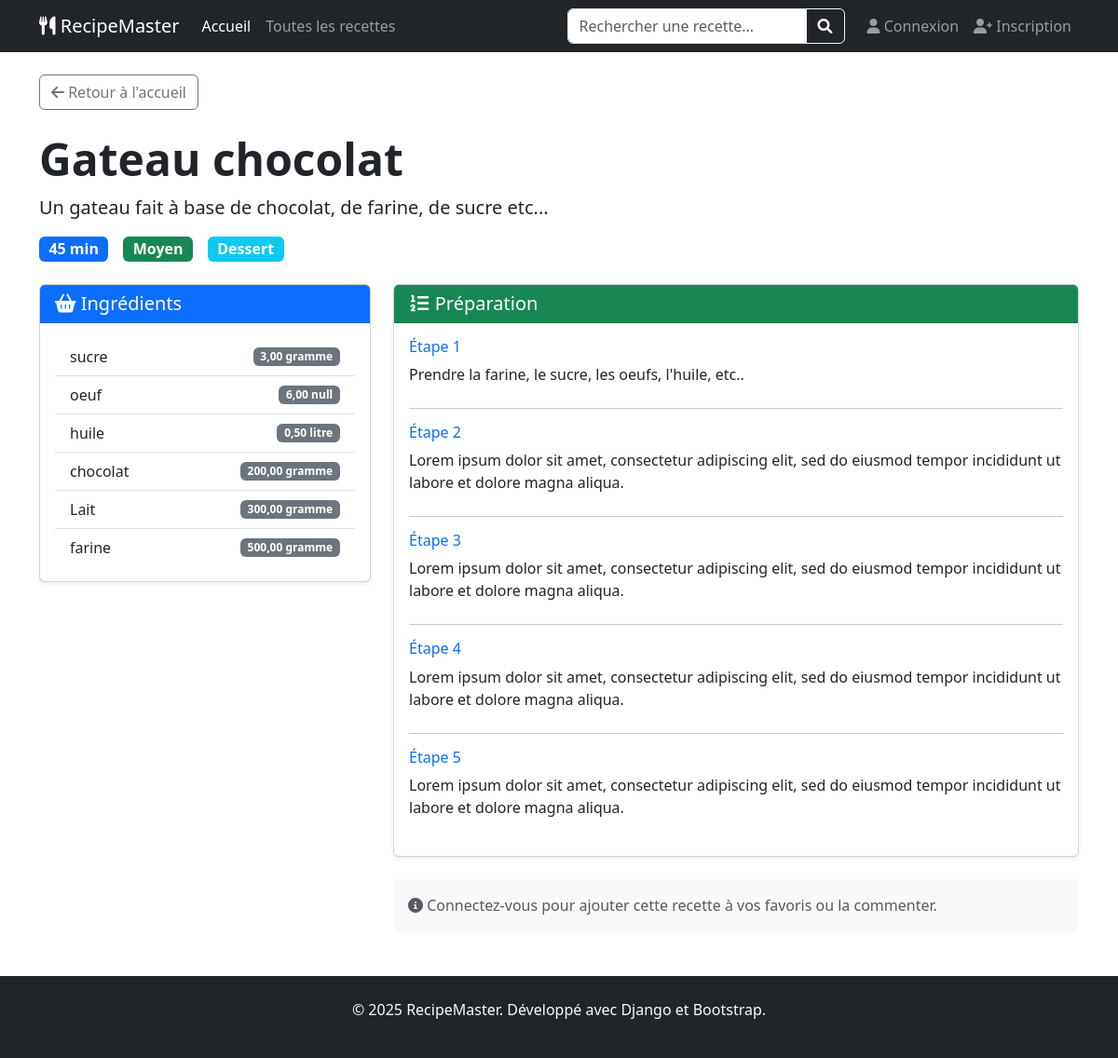
The page /recette/2/ on the database its author committed.
### recipes/models.py (models this page shows, shortened)
class Recipe(models.Model):
    DIFFICULTE_CHOICES = [
        ('facile', 'Facile'),
        ('moyen', 'Moyen'),
        ('difficile', 'Difficile'),
    ]
    titre = models.CharField(
        max_length=100,
        unique=True,
        verbose_name="Titre de la recette"  # ✅ Correction orthographe
    )
    categorie = models.ForeignKey(
        Category,
        on_delete=models.SET_NULL,  # Si on supprime la catégorie, la recette garde sa catégorie vide
        null=True,
        blank=True,
        related_name='recettes',
        verbose_name='Catégorie'
    )
    description = models.TextField(  # ✅ TextField au lieu de CharField pour texte long
        max_length=1000,
        verbose_name='Description'
    )
    temps_preparation = models.PositiveIntegerField(  # ✅ Temps en minutes
        verbose_name="Temps de préparation (minutes)"
    )
    difficulte = models.CharField(
        max_length=20,
        choices=DIFFICULTE_CHOICES,
        default='moyen',
        verbose_name="Niveau de difficulté"
    )
    date_creation = models.DateTimeField(auto_now_add=True)
    date_modification = models.DateTimeField(auto_now=True)
    class Meta:
        verbose_name = 'Recette'  # ✅ Orthographe
        verbose_name_plural = 'Recettes'
        ordering = ['titre']  # ✅ Ordre par titre

class Category(models.Model):
    nom = models.CharField(
        max_length=50,
        unique=True,
        verbose_name="Nom de la catégorie"
    )
    class Meta:
        verbose_name = 'Catégorie'
        verbose_name_plural = 'Catégories'
        ordering = ['nom']

class RecipeIngredient(models.Model):
    recette = models.ForeignKey(
        Recipe,
        on_delete=models.CASCADE,
        related_name='ingredients_recette'
    )
    ingredient = models.ForeignKey(
        'ingredients.Ingredient',  # Référence à l'app ingredients
        on_delete=models.CASCADE
    )
    quantite = models.DecimalField(  #  Pour gérer 0.5, 2.5, etc.
        max_digits=6,
        decimal_places=2,
        verbose_name="Quantité"
    )
    unite = models.CharField(
        max_length=20,
        verbose_name="Unité de mesure",
        help_text="Ex: g, kg, ml, L, cuillère à soupe, pincée..."
    )
    class Meta:
        verbose_name_plural = "Ingredients de la recette"
        unique_together = ['recette', 'ingredient']  #  Évite les doublons

class RecipeStep(models.Model):  #
    recette = models.ForeignKey(
        Recipe,
        on_delete=models.CASCADE,
        related_name='etapes'
    )
    ordre = models.PositiveIntegerField(verbose_name="Ordre de l'étape")
    description = models.TextField(
        verbose_name="Description de l'étape"
    )
    class Meta:
        verbose_name = 'Étape de préparation'
        verbose_name_plural = 'Étapes de préparation'
        ordering = ['recette', 'ordre']  # ✅ Trie par recette puis ordre

### ingredients/models.py (models this page shows, shortened)
class Ingredient (models.Model):
    nom = models.CharField(
         max_length=50, unique= True, verbose_name= "Nom de l'ingrédient"
         )
    categorie = models.CharField(
        max_length=30,
        choices=[
            ('legume', 'Légume'),
            ('fruit', 'Fruit'),
            ('viande', 'Viande'),
            ('poisson', 'Poisson'),
            ('epice', 'Épice'),
            ('laitier', 'Laitier'),
            ('feculent', 'Féculent'),
        ],
        default='legume',
        verbose_name="Catégorie alimentaire"
    )
    date_creation = models.DateTimeField(auto_now_add= True)
    date_modification = models.DateTimeField(auto_now= True)
    class Meta:
        verbose_name = "Ingrédient"
        verbose_name_plural = "Ingrédients"
        ordering = ['nom'] #Trier par nom par défaut

### recipes/views.py (the view)
# urls.py: path('recette/<int:recipe_id>/', recipe_detail, name='recipe_detail'),
def recipe_detail(request, recipe_id):
    recipe = get_object_or_404(Recipe, id=recipe_id)
    ingredients = recipe.ingredients_recette.all()
    etapes = recipe.etapes.all().order_by('ordre')
    context = {
        'recipe': recipe,
        'ingredients': ingredients,
        'etapes': etapes,
    }
    return render(request, 'recipes/recipe_detail.html', context)

### recipes/templates/recipes/recipe_detail.html (shortened to what this page needs)
{% extends 'recipes/base.html' %}
{% block content %}
<div class="container mt-4">
    <a href="{% url 'home' %}" class="btn btn-outline-secondary mb-4">
        <i class="fas fa-arrow-left"></i> Retour à l'accueil
    </a>
    <div class="row">
        <div class="col-lg-8">
            <h1 class="display-5 fw-bold">{{ recipe.titre }}</h1>
            <p class="lead">{{ recipe.description }}</p>
            <div class="d-flex gap-3 mb-4">
                <span class="badge bg-primary fs-6">{{ recipe.temps_preparation }} min</span>
                <span class="badge bg-success fs-6">{{ recipe.difficulte|title }}</span>
                <span class="badge bg-info fs-6">{{ recipe.categorie.nom }}</span>
            </div>
        </div>
    </div>
    <div class="row">
        <div class="col-lg-4">
            <div class="card shadow-sm">
                <div class="card-header bg-primary text-white">
                    <h5 class="mb-0"><i class="fas fa-shopping-basket"></i> Ingrédients</h5>
                </div>
                <div class="card-body">
                    <ul class="list-group list-group-flush">
                        {% for ingredient in ingredients %}
                        <li class="list-group-item d-flex justify-content-between align-items-center">
                            {{ ingredient.ingredient.nom }}
                            <span class="badge bg-secondary">
                                {{ ingredient.quantite }} {{ ingredient.unite }}
                            </span>
                        </li>
                        {% empty %}
                        <li class="list-group-item text-muted">Aucun ingrédient renseigné</li>
                        {% endfor %}
                    </ul>
                </div>
            </div>
        </div>
        <div class="col-lg-8">
            <div class="card shadow-sm">
                <div class="card-header bg-success text-white">
                    <h5 class="mb-0"><i class="fas fa-list-ol"></i> Préparation</h5>
                </div>
                <div class="card-body">
                    {% for etape in etapes %}
                    <div class="mb-4">
                        <h6 class="text-primary">Étape {{ etape.ordre }}</h6>
                        <p class="mb-0">{{ etape.description }}</p>
                    </div>
                    {% if not forloop.last %}<hr>{% endif %}
                    {% empty %}
                    <p class="text-muted">Aucune étape renseignée</p>
                    {% endfor %}
                </div>
            </div>
            <div class="mt-4 p-3 bg-light rounded">
                <p class="text-muted mb-0">
                    <i class="fas fa-info-circle"></i>
                    Connectez-vous pour ajouter cette recette à vos favoris ou la commenter.
                </p>
            </div>
        </div>
    </div>
</div>
{% endblock %}

### rows shown on the page
Recipe: titre "Gateau chocolat", description "Un gateau fait à base de chocolat, de farine, de sucre etc...", temps_preparation "45", difficulte "Moyen", categorie.nom "Dessert"
RecipeIngredient: ingredient.nom "sucre", quantite "3,00", unite "gramme"
RecipeIngredient: ingredient.nom "oeuf", quantite "6,00", unite "null"
RecipeIngredient: ingredient.nom "huile", quantite "0,50", unite "litre"
RecipeIngredient: ingredient.nom "chocolat", quantite "200,00", unite "gramme"
RecipeIngredient: ingredient.nom "Lait", quantite "300,00", unite "gramme"
RecipeIngredient: ingredient.nom "farine", quantite "500,00", unite "gramme"
RecipeStep: ordre "1", description "Prendre la farine, le sucre, les oeufs, l'huile, etc.."
RecipeStep: ordre "2", description "Lorem ipsum dolor sit amet, consectetur adipiscing elit, sed do eiusmod tempor incididunt ut labore et dolore magna aliqua."
RecipeStep: ordre "3", description "Lorem ipsum dolor sit amet, consectetur adipiscing elit, sed do eiusmod tempor incididunt ut labore et dolore magna aliqua."
RecipeStep: ordre "4", description "Lorem ipsum dolor sit amet, consectetur adipiscing elit, sed do eiusmod tempor incididunt ut labore et dolore magna aliqua."
RecipeStep: ordre "5", description "Lorem ipsum dolor sit amet, consectetur adipiscing elit, sed do eiusmod tempor incididunt ut labore et dolore magna aliqua."
